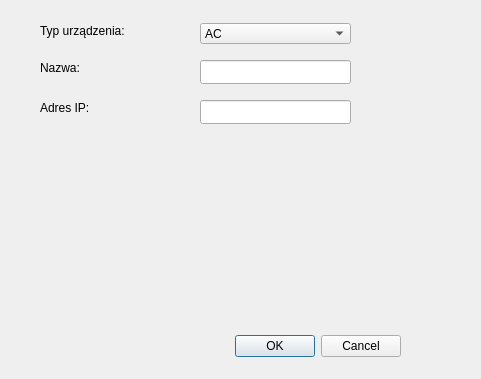
<?xml version="1.0" encoding="UTF-8"?>
<ui version="4.0">
 <class>newdevicewindow</class>
 <widget class="QDialog" name="newdevicewindow">
  <property name="geometry">
   <rect>
    <x>0</x>
    <y>0</y>
    <width>481</width>
    <height>379</height>
   </rect>
  </property>
  <property name="windowTitle">
   <string>Dialog</string>
  </property>
  <widget class="QDialogButtonBox" name="buttonBox">
   <property name="geometry">
    <rect>
     <x>60</x>
     <y>330</y>
     <width>341</width>
     <height>32</height>
    </rect>
   </property>
   <property name="orientation">
    <enum>Qt::Orientation::Horizontal</enum>
   </property>
   <property name="standardButtons">
    <set>QDialogButtonBox::StandardButton::Cancel|QDialogButtonBox::StandardButton::Ok</set>
   </property>
  </widget>
  <widget class="QComboBox" name="deviceTypecBox">
   <property name="geometry">
    <rect>
     <x>200</x>
     <y>23</y>
     <width>151</width>
     <height>21</height>
    </rect>
   </property>
   <item>
    <property name="text">
     <string>AC</string>
    </property>
   </item>
   <item>
    <property name="text">
     <string>Heater</string>
    </property>
   </item>
   <item>
    <property name="text">
     <string>RGBLamp</string>
    </property>
   </item>
   <item>
    <property name="text">
     <string>Thermostat</string>
    </property>
   </item>
  </widget>
  <widget class="QLabel" name="label">
   <property name="geometry">
    <rect>
     <x>40</x>
     <y>20</y>
     <width>151</width>
     <height>21</height>
    </rect>
   </property>
   <property name="text">
    <string>Typ urządzenia:</string>
   </property>
  </widget>
  <widget class="QLabel" name="label_2">
   <property name="geometry">
    <rect>
     <x>40</x>
     <y>60</y>
     <width>81</width>
     <height>16</height>
    </rect>
   </property>
   <property name="text">
    <string>Nazwa:</string>
   </property>
  </widget>
  <widget class="QLineEdit" name="deviceNameLnEdit">
   <property name="geometry">
    <rect>
     <x>200</x>
     <y>60</y>
     <width>151</width>
     <height>24</height>
    </rect>
   </property>
  </widget>
  <widget class="QLabel" name="label_3">
   <property name="geometry">
    <rect>
     <x>40</x>
     <y>100</y>
     <width>61</width>
     <height>16</height>
    </rect>
   </property>
   <property name="text">
    <string>Adres IP:</string>
   </property>
  </widget>
  <widget class="QLineEdit" name="deviceIPLnEdit">
   <property name="geometry">
    <rect>
     <x>200</x>
     <y>100</y>
     <width>151</width>
     <height>24</height>
    </rect>
   </property>
  </widget>
 </widget>
 <resources/>
 <connections>
  <connection>
   <sender>buttonBox</sender>
   <signal>accepted()</signal>
   <receiver>newdevicewindow</receiver>
   <slot>accept()</slot>
   <hints>
    <hint type="sourcelabel">
     <x>248</x>
     <y>254</y>
    </hint>
    <hint type="destinationlabel">
     <x>157</x>
     <y>274</y>
    </hint>
   </hints>
  </connection>
  <connection>
   <sender>buttonBox</sender>
   <signal>rejected()</signal>
   <receiver>newdevicewindow</receiver>
   <slot>reject()</slot>
   <hints>
    <hint type="sourcelabel">
     <x>316</x>
     <y>260</y>
    </hint>
    <hint type="destinationlabel">
     <x>286</x>
     <y>274</y>
    </hint>
   </hints>
  </connection>
 </connections>
</ui>
